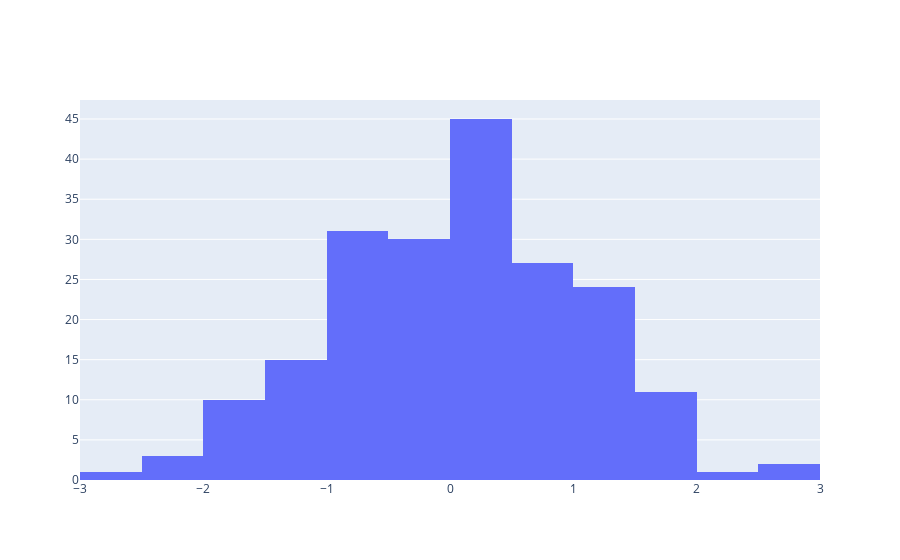

This figure's notebook cell:
### Code cell
data = [hist]
offline.iplot(data)

### Figure 1 — Plotly figure (JSON) as saved in the notebook; plotly's stock layout.template omitted (floating-point values rounded to 4 significant figures; data arrays with more than 128 entries replaced by an {"elided": "..."} marker saying what was removed)
{"data": [{"type": "histogram", "x": {"elided": "200 float values"}}], "layout": {"autosize": true, "xaxis": {"autorange": true, "range": [-3, 3], "type": "linear"}, "yaxis": {"autorange": true, "range": [0, 47.37]}}}
